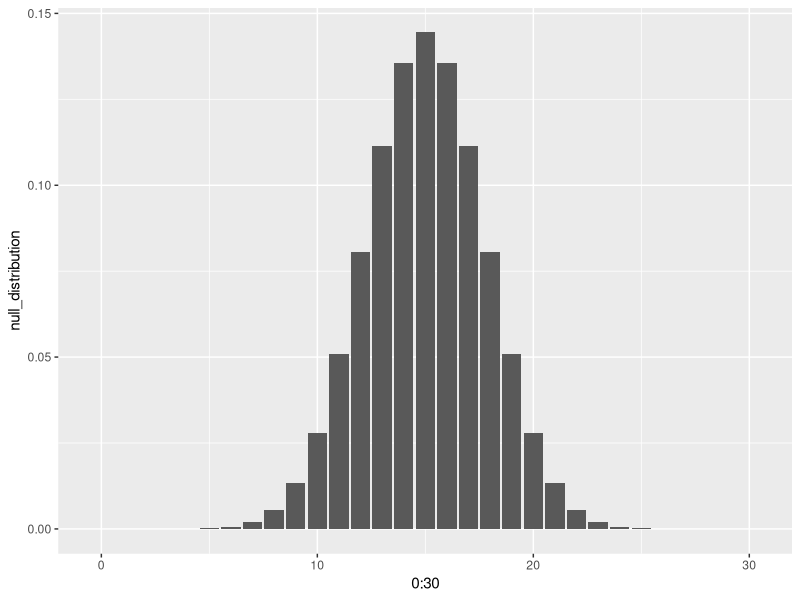
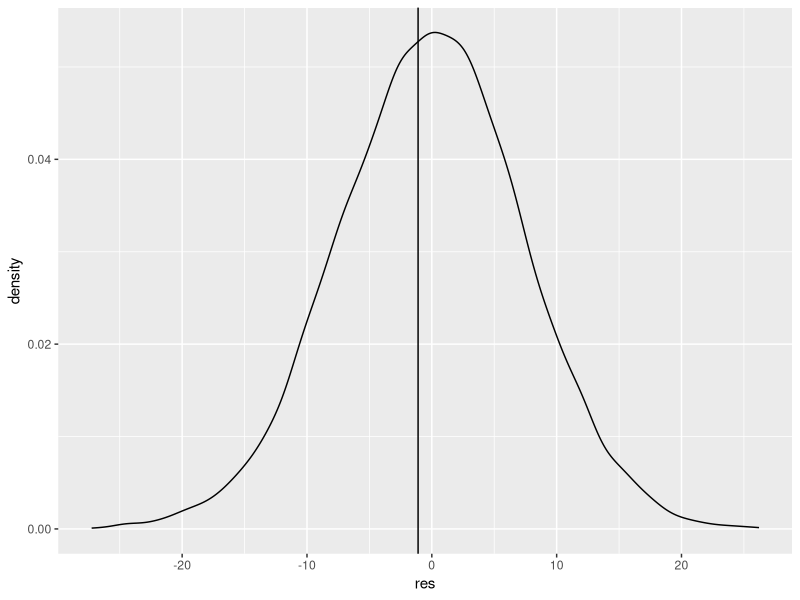
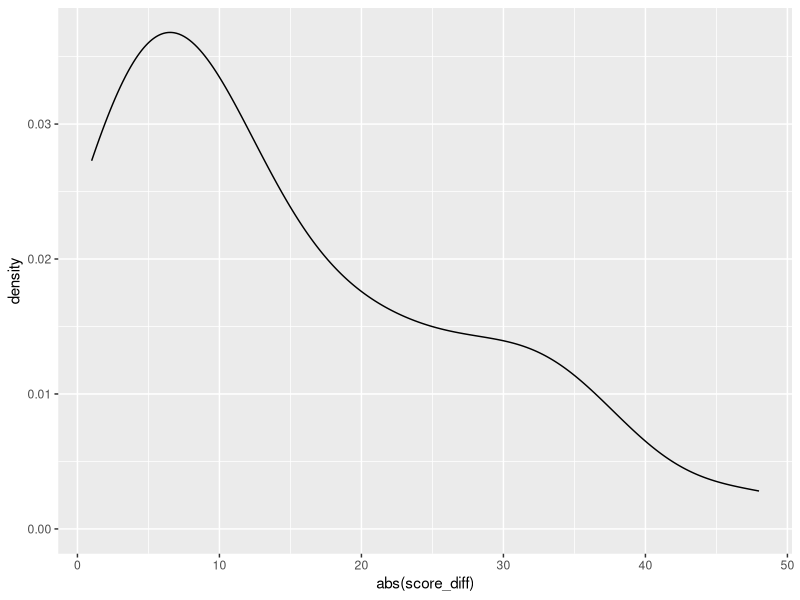

Here is the R script that generated these plots, in order:
## ---- chunk 1
#| echo: false
#| message: false
library(dplyr)
library(ggplot2)
## ---- chunk 2
tone_of_voice     <- ''
mode_of_speech    <- ''
superlative       <- ''
score_on_test     <- 'percent' # should end with percent
name_of_classmate <- ''
emotion           <- ''
eating_verb       <- '' #slurp
vessel            <- '' 
thing_found_in_compost <- ''
## ---- chunk 3
voltage <- c(11.77, 11.90, 11.64, 11.84, 12.13, 11.99,  11.77)
voltage
## ---- chunk 4
sample_mean <- mean(voltage)
sample_sd   <- sd(voltage)
n           <- length(voltage)

test_statistic <- (sample_mean - 12) / (sample_sd / sqrt(n))
test_statistic
## ---- chunk 5
qt(0.025, df=n-1)
## ---- chunk 6
test_statistic
## ---- chunk 7
pt(test_statistic, df=n-1)
## ---- chunk 8
test_stat_function <- function(data, null_hypothesis) { 
  sample_mean <- mean(data)
  sample_sd   <- sd(data)
  n           <- length(data)
  
  test_statistic <- (sample_mean - null_hypothesis) / (sample_sd / sqrt(n))
  return(test_statistic)
}
## ---- chunk 9
test_stat_function(data=voltage, null_hypothesis=12) |> 
  pt(df=length(voltage)-1) * 2
## ---- chunk 10
t.test(
  x           = voltage, 
  alternative = 'two.sided', 
  mu          = 12)
## ---- chunk 11

## ---- chunk 12

## ---- chunk 13
null_distribution <- dbinom(0:30, 30, prob = 0.5)

ggplot() + 
  aes(x=0:30, y=null_distribution) + 
  geom_col()
## ---- chunk 14
home_team <- read.csv('./data/home_team.csv') |> 
  select(dscore, dinstt, doutstt) |> 
  rename(
    score_diff               = dscore, 
    in_state_tuition_diff    = dinstt, 
    out_state_tuition_diff   = doutstt
  )

glimpse(home_team, width = 80)
## ---- chunk 15

## ---- chunk 16
## I'm going two-tailed. 
## H0 : No effect of being home or away
## HA : There IS some effect. 
## ---- chunk 17
t.test(x=home_team$score_diff, mu=0, alternative = 'two.sided')


res <- NA
for(i in 1:10000) {
  res[i] <- mean(rnorm(n=7, sd=sd(home_team$score_diff)))
}

ggplot() + 
  aes(x=res) + 
  geom_density() + 
  geom_vline(xintercept=mean(home_team$score_diff))



home_team |>  
  ggplot() + 
  aes(x=abs(score_diff)) + 
  geom_density()
## ---- chunk 18
mean(home_team$score_diff)
mean((res < mean(home_team$score_diff))) + mean(res > abs(mean(home_team$score_diff)))
## ---- chunk 19

